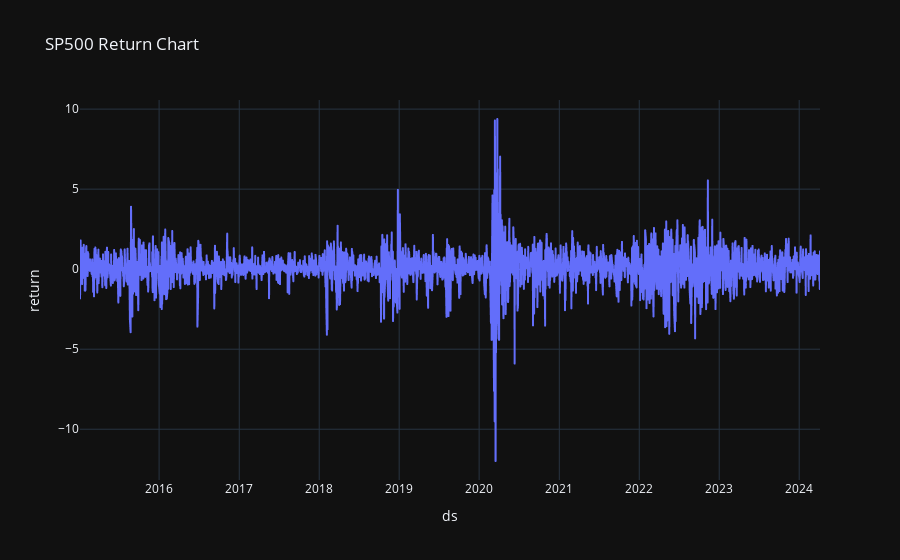

Notebook cell for this chart:
### Code cell
# Take first difference of the data---> the return column
df['return'] = 100 * df["y"].pct_change()
df.dropna(inplace=True, how='any')
import plotly.express as px
fig = px.line(df, x=df["ds"], y="return",title="SP500 Return Chart",template = "plotly_dark")
fig.show()
df.head()

### Figure 1 — Plotly figure (JSON) as saved in the notebook; plotly's stock layout.template omitted (floating-point values rounded to 4 significant figures; data arrays with more than 128 entries replaced by an {"elided": "..."} marker saying what was removed)
{"data": [{"hovertemplate": "ds=%{x}<br>return=%{y}<extra></extra>", "legendgroup": "", "line": {"color": "#636efa", "dash": "solid"}, "marker": {"symbol": "circle"}, "mode": "lines", "name": "", "showlegend": false, "type": "scattergl", "x": {"elided": "2329 str values"}, "xaxis": "x", "y": {"elided": "2329 float values"}, "yaxis": "y"}], "layout": {"legend": {"tracegroupgap": 0}, "title": {"text": "SP500 Return Chart"}, "xaxis": {"anchor": "y", "domain": [0, 1], "title": {"text": "ds"}}, "yaxis": {"anchor": "x", "domain": [0, 1], "title": {"text": "return"}}}}
